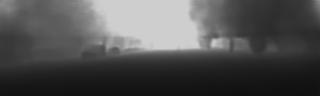
#> input picture examples/example_data/consistency/left/0000000000.jpg, 320 x 96 px, found by its file name
$ jupyter execute Demo_reconstruction_loss.ipynb   (shell and % lines are left out)
#> lines starting #> are read from the running program, lines starting #| are printed output that depends on the picture; long printed decimals are rounded
### src/loss_beta.py
import numpy as np
from numpy.linalg import multi_dot, inv

# [6 lines left out: function gt_loss, not called in this run]

class Reconstruction():
    def __init__(self, date, scaling=1):
        self.date = date
        self.scaling = scaling
        self.K2R2_K3 = None
        self.K3R3C3 = None
        self.K3R3_K2 = None
        self.K2R2C2 = None

        self._get_transformations()

    def _get_transformations(self):
        if self.date=='2011_09_26':
            self.K2 = np.array([[9.597910e+02, 0.000000e+00, 6.960217e+02],
                               [0.000000e+00, 9.569251e+02, 2.241806e+02],
                               [0.000000e+00, 0.000000e+00, 1.000000e+00]])
            self.K3 = np.array([[9.037596e+02, 0.000000e+00, 6.957519e+02],
                               [0.000000e+00, 9.019653e+02, 2.242509e+02],
                               [0.000000e+00, 0.000000e+00,1.000000e+00]])
            self.R2 = np.array([[ 9.999758e-01, -5.267463e-03, -4.552439e-03],
                                [ 5.251945e-03,  9.999804e-01, -3.413835e-03],
                                [ 4.570332e-03,  3.389843e-03,  9.999838e-01]])
            self.t2 = np.array([[ 5.956621e-02],
                                [ 2.900141e-04],
                                [ 2.577209e-03]])
            self.R3 = np.array([[ 9.995599e-01,  1.699522e-02, -2.431313e-02],
                                [-1.704422e-02,  9.998531e-01, -1.809756e-03],
                                [ 2.427880e-02,  2.223358e-03,  9.997028e-01]])
            self.t3 = np.array([[-4.731050e-01],
                                [ 5.551470e-03],
                                [-5.250882e-03]])

        elif self.date=='2011_09_28':
            self.K2 = np.array([[9.569475e+02, 0.000000e+00, 6.939767e+02],
                                [0.000000e+00, 9.522352e+02, 2.386081e+02],
                                [0.000000e+00, 0.000000e+00, 1.000000e+00]])
            self.K3 = np.array([[9.011007e+02, 0.000000e+00, 6.982947e+02],
                                [0.000000e+00, 8.970639e+02, 2.377447e+02],
                                [0.000000e+00, 0.000000e+00, 1.000000e+00]])
            self.R2 = np.array([[ 9.999838e-01, -5.012736e-03, -2.710741e-03],
                                [ 5.002007e-03,  9.999797e-01, -3.950381e-03],
                                [ 2.730489e-03,  3.936758e-03,  9.999885e-01]])
            self.t2 = np.array([[ 5.989688e-02],
                                [-1.367835e-03],
                                [ 4.637624e-03]])
            self.R3 = np.array([[ 9.995054e-01,  1.665288e-02, -2.667675e-02],
                                [-1.671777e-02,  9.998578e-01, -2.211228e-03],
                                [ 2.663614e-02,  2.656110e-03,  9.996417e-01]])
            self.t3 = np.array([[-4.756270e-01],
                                [ 5.296617e-03],
                                [-5.437198e-03]])

        elif self.date=='2011_09_29':
            self.K2 = np.array([[9.607501e+02, 0.000000e+00, 6.944288e+02],
                                [0.000000e+00, 9.570051e+02, 2.363374e+02],
                                [0.000000e+00, 0.000000e+00, 1.000000e+00]])
            self.K3 = np.array([[9.047872e+02, 0.000000e+00, 6.946163e+02],
                                [0.000000e+00, 9.017079e+02, 2.353088e+02],
                                [0.000000e+00, 0.000000e+00, 1.000000e+00]])
            self.R2 = np.array([[ 9.999807e-01, -5.053665e-03, -3.619905e-03],
                                [ 5.036396e-03,  9.999760e-01, -4.764072e-03],
                                [ 3.643894e-03,  4.745749e-03,  9.999821e-01]])
            self.t2 = np.array([[ 5.948968e-02],
                                [-8.603063e-04],
                                [ 2.662728e-03]])
            self.R3 = np.array([[ 9.995851e-01,  1.666283e-02, -2.349366e-02],
                                [-1.674297e-02,  9.998546e-01, -3.218496e-03],
                                [ 2.343662e-02,  3.610514e-03,  9.997188e-01]])
            self.t3 = np.array([[-4.732167e-01],
                                [ 5.830806e-03],
                                [-4.405247e-03]])

        elif self.date=='2011_09_30':
            self.K2 = np.array([[9.591977e+02, 0.000000e+00, 6.944383e+02],
                                [0.000000e+00, 9.529324e+02, 2.416793e+02],
                                [0.000000e+00, 0.000000e+00, 1.000000e+00]])
            self.K3 = np.array([[9.035972e+02, 0.000000e+00, 6.979803e+02],
                                [0.000000e+00, 8.979356e+02, 2.392935e+02],
                                [0.000000e+00, 0.000000e+00, 1.000000e+00]])
            self.R2 = np.array([[ 9.999805e-01, -4.971067e-03, -3.793081e-03],
                                [ 4.954076e-03,  9.999777e-01, -4.475856e-03],
                                [ 3.815246e-03,  4.456977e-03,  9.999828e-01]])
            self.t2 = np.array([[ 6.030222e-02],
                                [-1.293125e-03],
                                [ 5.900421e-03]])
            self.R3 = np.array([[ 9.994995e-01,  1.667420e-02, -2.688514e-02],
                                [-1.673122e-02,  9.998582e-01, -1.897204e-03],
                                [ 2.684969e-02,  2.346075e-03,  9.996367e-01]])
            self.t3 = np.array([[-4.747879e-01],
                                [ 5.631988e-03],
                                [-5.233709e-03]])

        elif self.date=='2011_10_03':
            self.K2 = np.array([[9.601149e+02, 0.000000e+00, 6.947923e+02],
                                [0.000000e+00, 9.548911e+02, 2.403547e+02],
                                [0.000000e+00, 0.000000e+00, 1.000000e+00]])
            self.K3 = np.array([[9.049931e+02, 0.000000e+00, 6.957698e+02],
                                [0.000000e+00, 9.004945e+02, 2.389820e+02],
                                [0.000000e+00, 0.000000e+00, 1.000000e+00]])
            self.R2 = np.array([[ 9.999788e-01, -5.008404e-03, -4.151018e-03],
                                [ 4.990516e-03,  9.999783e-01, -4.308488e-03],
                                [ 4.172506e-03,  4.287682e-03,  9.999821e-01]])
            self.t2 = np.array([[ 5.954406e-02],
                                [-7.675338e-04],
                                [ 3.582565e-03]])
            self.R3 = np.array([[ 9.995578e-01,  1.656369e-02, -2.469315e-02],
                                [-1.663353e-02,  9.998582e-01, -2.625576e-03],
                                [ 2.464616e-02,  3.035149e-03,  9.996916e-01]])
            self.t3 = np.array([[-4.738786e-01],
                                [ 5.991982e-03],
                                [-3.215069e-03]])

        #L2R
        dR = np.eye(3) #No rotation

        #Dollhouse scaling
        self.K3 = self.K3 * self.scaling
        self.K2 = self.K2 * self.scaling
        self.K3[2][2] = 1
        self.K2[2][2] = 1
        self.t2 = self.t2 * self.scaling
        self.t3 = self.t3 * self.scaling

        self.K3R3_K2 = multi_dot([self.K3, dR, inv(self.K2)])
        self.K3R3C3 = multi_dot([self.K3, dR, (self.t2 - self.t3)])

        #R2L
        self.K2R2_K3 = multi_dot([self.K2, dR, inv(self.K3)])
        self.K2R2C2 = multi_dot([self.K2, dR, (self.t3 - self.t2)])

    ######Numpy versions######

    def _remap(self, p2, Zw, direction):
        if direction == 'L2R':
            p3 = np.dot(self.K3R3_K2, Zw*p2) - self.K3R3C3
            return [int(p3[0] / p3[2]), int(p3[1] / p3[2])]
        elif direction == 'R2L':
            p3 = np.dot(self.K2R2_K3, Zw*p2) - self.K2R2C2
            return [int(p3[0] / p3[2]), int(p3[1] / p3[2])]

    def _reconstruct(self, depth_map, src_image, direction):

        canvas = np.zeros_like(src_image, dtype=np.uint8)
        if np.amax(src_image) <= 1.0:
            src_image = np.dot(src_image, 255).astype(int)

        for x in range(src_image.shape[1]): #width
            for y in range(src_image.shape[0]):
                p3_x, p3_y = self._remap(p2=np.array([[x], [y], [1]]),
                                         Zw = depth_map[y][x], direction=direction)
                if(0 <= p3_x < src_image.shape[1] and 0 <= p3_y < src_image.shape[0]):
                    canvas[p3_y][p3_x] = src_image[y][x]

        return canvas

    def _recon_loss(self, tar, syn):
        if np.amax(tar)<=1.0:
            tar = (np.dot(tar,255)) #Normalize [0.0, 1.0] --> [0, 255]
        tar = tar.astype(float)
        syn = syn.astype(float)

        dev = (tar - syn) / 255
        loss = np.sum(np.multiply(dev, dev)) / (tar.shape[0]*tar.shape[1])

        return round(loss, 6)

    #Public function
    def compute_loss(self, depth_map, src_image, tar_image, direction):

        syn_image = self._reconstruct(depth_map=depth_map, src_image=src_image, direction=direction)
        loss = self._recon_loss(tar=tar_image, syn=syn_image)

        return loss, syn_image


### Demo_reconstruction_loss.ipynb
[cell 1]
import numpy as np
import cv2
import matplotlib.pyplot as plt
import matplotlib.image as mpimg
import random
from numpy.linalg import multi_dot, inv

[cell 2]
left_view = mpimg.imread('/home/szuyu/workspace/mergedepth/data/left_imgs/2011_09_26_drive_0001_sync/0000000000.jpg')
#> left_view is the input picture: shape (96, 320); min 16, max 210, mean 80.9
right_view = mpimg.imread('/home/szuyu/workspace/mergedepth/data/right_imgs/2011_09_26_drive_0001_sync/0000000000.jpg')
#Sample depth map output from another repo
ref = mpimg.imread('/home/szuyu/workspace/semodepth/encode/2011_09_26_drive_0001/0000000000.jpg', 0)
#01,05,15,19,35
f, (ax1, ax2) = plt.subplots(1,2, figsize=(20,6))
ax1.set_title('Left view')
ax1.imshow(left_view)
ax2.set_title('Right view')
ax2.imshow(right_view)
plt.show()
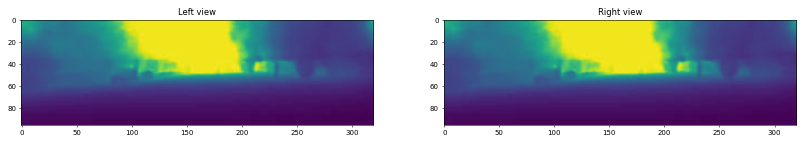
#> figure drawn by matplotlib, 2 panels

[cell 3]
ref = ref / 3 #reverse previous enhancement
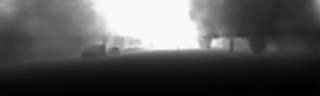
#> ref: shape (96, 320) float64; min 5.33, max 70, mean 27; drawn with min black and max white
ref = cv2.resize(ref, (left_view.shape[1], left_view.shape[0]))
rd = np.dot(np.random.rand(ref.shape[0], ref.shape[1]), np.amax(ref))
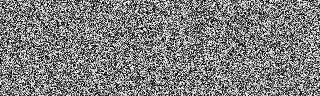
#> rd: shape (96, 320) float64; min 0.00507, max 70, mean 34.8; drawn with min black and max white
#rd = np.random.rand(ref.shape[0], ref.shape[1])
print(np.amax(rd), np.amin(rd))
#| 69.998 0.005071

f, (ax1, ax2) = plt.subplots(1,2, figsize=(20,6))
ax1.imshow(ref, cmap='gray')
ax1.set_title("Sample depth map")
ax2.imshow(rd, 'gray')
ax2.set_title("Randomly initialized depth map")
plt.show()
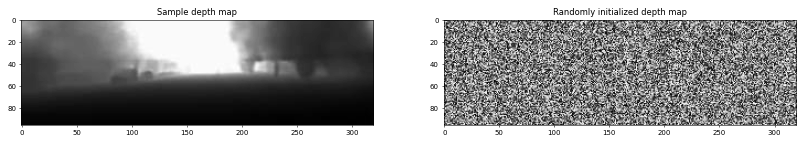
#> figure drawn by matplotlib, 2 panels

## Warping Function
$p_{3} = K_{3}R_{3}K_{2}^{-1}Z_{w}p_{2}-K_{3}R_{3}C_{3}$ <br/>
http://www.epixea.com/research/multi-view-coding-thesisch4.html <br/>

Annotations: <br/>
- 2: Original scene (left), 3: Warped / synthesized scene (target right)
- $p_{2}$: Source pixel position on original scene ($\mathbb{R}^{2}$)
- $p_{3}$: Warped pixel position on synthesized scene ($\mathbb{R}^{2}$)
- $Z_{w}$: Depth of point in real scene (Point $P_{w} = (X_{w}, Y_{w}, Z_{w})^{T} \in \mathbb{R}^{3}$)
- $K_{2}, K_{3}$: Intrinsic parameters ($\mathbb{R}_{3x3}$)
- $R_{3}$: Rotation matrix (related to camera position 1) ($\mathbb{R}_{3x3}$)
- $C_{3}$: Camera center potision (related to camera position 1) ($\mathbb{R}^{3}$)

https://github.com/yanii/kitti-pcl/blob/master/KITTI_README.TXT <br/>
The color and grayscale cameras are mounted close to each other (~6 cm), the baseline of both stereo rigs is approximately 54 cm. <br/>
The opening angle of the cameras (left-right) is approximately 90 degrees.

[cell 4]
class Reconstruction():
    def __init__(self, date):
        self.date = date
        self.K2R2_K3 = None
        self.K3R3C3 = None
        self.K3R3_K2 = None
        self.K2R2C2 = None

        self._get_transformations()

    def _get_transformations(self):
        if self.date=='2011_09_26':
            self.K2 = np.array([[9.597910e+02, 0.000000e+00, 6.960217e+02],
                               [0.000000e+00, 9.569251e+02, 2.241806e+02],
                               [0.000000e+00, 0.000000e+00, 1.000000e+00]])
            self.K3 = np.array([[9.037596e+02, 0.000000e+00, 6.957519e+02],
                               [0.000000e+00, 9.019653e+02, 2.242509e+02],
                               [0.000000e+00, 0.000000e+00,1.000000e+00]])
            self.R2 = np.array([[ 9.999758e-01, -5.267463e-03, -4.552439e-03],
                                [ 5.251945e-03,  9.999804e-01, -3.413835e-03],
                                [ 4.570332e-03,  3.389843e-03,  9.999838e-01]])
            self.t2 = np.array([[ 5.956621e-02],
                                [ 2.900141e-04],
                                [ 2.577209e-03]])
            self.R3 = np.array([[ 9.995599e-01,  1.699522e-02, -2.431313e-02],
                                [-1.704422e-02,  9.998531e-01, -1.809756e-03],
                                [ 2.427880e-02,  2.223358e-03,  9.997028e-01]])
            self.t3 = np.array([[-4.731050e-01],
                                [ 5.551470e-03],
                                [-5.250882e-03]])

        elif self.date=='2011_09_28':
            self.K2 = np.array([[9.569475e+02, 0.000000e+00, 6.939767e+02],
                                [0.000000e+00, 9.522352e+02, 2.386081e+02],
                                [0.000000e+00, 0.000000e+00, 1.000000e+00]])
            self.K3 = np.array([[9.011007e+02, 0.000000e+00, 6.982947e+02],
                                [0.000000e+00, 8.970639e+02, 2.377447e+02],
                                [0.000000e+00, 0.000000e+00, 1.000000e+00]])
            self.R2 = np.array([[ 9.999838e-01, -5.012736e-03, -2.710741e-03],
                                [ 5.002007e-03,  9.999797e-01, -3.950381e-03],
                                [ 2.730489e-03,  3.936758e-03,  9.999885e-01]])
            self.t2 = np.array([[ 5.989688e-02],
                                [-1.367835e-03],
                                [ 4.637624e-03]])
            self.R3 = np.array([[ 9.995054e-01,  1.665288e-02, -2.667675e-02],
                                [-1.671777e-02,  9.998578e-01, -2.211228e-03],
                                [ 2.663614e-02,  2.656110e-03,  9.996417e-01]])
            self.t3 = np.array([[-4.756270e-01],
                                [ 5.296617e-03],
                                [-5.437198e-03]])

        elif self.date=='2011_09_29':
            self.K2 = np.array([[9.607501e+02, 0.000000e+00, 6.944288e+02],
                                [0.000000e+00, 9.570051e+02, 2.363374e+02],
                                [0.000000e+00, 0.000000e+00, 1.000000e+00]])
            self.K3 = np.array([[9.047872e+02, 0.000000e+00, 6.946163e+02],
                                [0.000000e+00, 9.017079e+02, 2.353088e+02],
                                [0.000000e+00, 0.000000e+00, 1.000000e+00]])
            self.R2 = np.array([[ 9.999807e-01, -5.053665e-03, -3.619905e-03],
                                [ 5.036396e-03,  9.999760e-01, -4.764072e-03],
                                [ 3.643894e-03,  4.745749e-03,  9.999821e-01]])
            self.t2 = np.array([[ 5.948968e-02],
                                [-8.603063e-04],
                                [ 2.662728e-03]])
            self.R3 = np.array([[ 9.995851e-01,  1.666283e-02, -2.349366e-02],
                                [-1.674297e-02,  9.998546e-01, -3.218496e-03],
                                [ 2.343662e-02,  3.610514e-03,  9.997188e-01]])
            self.t3 = np.array([[-4.732167e-01],
                                [ 5.830806e-03],
                                [-4.405247e-03]])

        elif self.date=='2011_09_30':
            self.K2 = np.array([[9.591977e+02, 0.000000e+00, 6.944383e+02],
                                [0.000000e+00, 9.529324e+02, 2.416793e+02],
                                [0.000000e+00, 0.000000e+00, 1.000000e+00]])
            self.K3 = np.array([[9.035972e+02, 0.000000e+00, 6.979803e+02],
                                [0.000000e+00, 8.979356e+02, 2.392935e+02],
                                [0.000000e+00, 0.000000e+00, 1.000000e+00]])
            self.R2 = np.array([[ 9.999805e-01, -4.971067e-03, -3.793081e-03],
                                [ 4.954076e-03,  9.999777e-01, -4.475856e-03],
                                [ 3.815246e-03,  4.456977e-03,  9.999828e-01]])
            self.t2 = np.array([[ 6.030222e-02],
                                [-1.293125e-03],
                                [ 5.900421e-03]])
            self.R3 = np.array([[ 9.994995e-01,  1.667420e-02, -2.688514e-02],
                                [-1.673122e-02,  9.998582e-01, -1.897204e-03],
                                [ 2.684969e-02,  2.346075e-03,  9.996367e-01]])
            self.t3 = np.array([[-4.747879e-01],
                                [ 5.631988e-03],
                                [-5.233709e-03]])

        elif self.date=='2011_10_03':
            self.K2 = np.array([[9.601149e+02, 0.000000e+00, 6.947923e+02],
                                [0.000000e+00, 9.548911e+02, 2.403547e+02],
                                [0.000000e+00, 0.000000e+00, 1.000000e+00]])
            self.K3 = np.array([[9.049931e+02, 0.000000e+00, 6.957698e+02],
                                [0.000000e+00, 9.004945e+02, 2.389820e+02],
                                [0.000000e+00, 0.000000e+00, 1.000000e+00]])
            self.R2 = np.array([[ 9.999788e-01, -5.008404e-03, -4.151018e-03],
                                [ 4.990516e-03,  9.999783e-01, -4.308488e-03],
                                [ 4.172506e-03,  4.287682e-03,  9.999821e-01]])
            self.t2 = np.array([[ 5.954406e-02],
                                [-7.675338e-04],
                                [ 3.582565e-03]])
            self.R3 = np.array([[ 9.995578e-01,  1.656369e-02, -2.469315e-02],
                                [-1.663353e-02,  9.998582e-01, -2.625576e-03],
                                [ 2.464616e-02,  3.035149e-03,  9.996916e-01]])
            self.t3 = np.array([[-4.738786e-01],
                                [ 5.991982e-03],
                                [-3.215069e-03]])

        #L2R
        dR = np.eye(3) #No rotation
        self.K3R3_K2 = multi_dot([self.K3, dR, inv(self.K2)])
        self.K3R3C3 = multi_dot([self.K3, dR, (self.t2 - self.t3)])

        #R2L
        self.K2R2_K3 = multi_dot([self.K2, dR, inv(self.K3)])
        self.K2R2C2 = multi_dot([self.K2, dR, (self.t3 - self.t2)])

    def _remap(self, p2, Zw, direction):
        if direction == 'L2R':
            p3 = np.dot(self.K3R3_K2, Zw*p2) - self.K3R3C3
            return [int(p3[0] / p3[2]), int(p3[1] / p3[2])]
        elif direction == 'R2L':
            p3 = np.dot(self.K2R2_K3, Zw*p2) - self.K2R2C2
            return [int(p3[0] / p3[2]), int(p3[1] / p3[2])]

    def _reconstruct(self, depth_map, src_image, direction):

#> called with direction = 'L2R'
        canvas = np.zeros_like(src_image, dtype=np.uint8)
        if np.amax(src_image) <= 1.0:
            src_image = np.dot(src_image, 255).astype(int)

        for x in range(src_image.shape[1]): #width
            for y in range(src_image.shape[0]):
                p3_x, p3_y = self._remap(p2=np.array([[x], [y], [1]]),
                                         Zw = depth_map[y][x], direction=direction)
                if(0 <= p3_x < src_image.shape[1] and 0 <= p3_y < src_image.shape[0]):
                    canvas[p3_y][p3_x] = src_image[y][x]
#> this loop made 320 passes
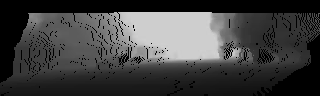
#> canvas: shape (96, 320); min 0, max 210, mean 65

        return canvas

    def _recon_loss(self, tar, syn):
        loss = 0
        pt = 0

        if np.amax(tar)<=1.0:
            tar = (np.dot(tar,255)) #Normalize [0.0, 1.0] --> [0, 255]

        tar = tar.astype(float)
        syn = syn.astype(float)

        dev = np.multiply((tar - syn), tar.astype(bool)) / 255
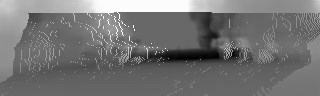
#> dev: shape (96, 320) float64; min -0.569, max 0.82, mean 0.0625; drawn with min black and max white
        loss = np.sum(np.multiply(dev, dev))/ np.sum(tar.astype(bool))
        #dev = (tar - syn) / 255
        #loss = np.sum(np.multiply(dev, dev)) / (tar.shape[0]*tar.shape[1])

        return round(loss, 4)

    #Public function
    def compute_loss(self, depth_map, src_image, tar_image, direction):

        syn_image = self._reconstruct(depth_map=depth_map, src_image=src_image, direction=direction)
        loss = self._recon_loss(tar=tar_image, syn=syn_image)
        return loss, syn_image

[cell 5]
recon = [Reconstruction(date='2011_09_26'), Reconstruction(date='2011_09_28'),
         Reconstruction(date='2011_09_29'), Reconstruction(date='2011_09_30'),
         Reconstruction(date='2011_10_03')]

[cell 6]
loss1, synthesized1 = recon[0].compute_loss(ref, left_view, right_view, 'L2R')
loss2, synthesized2 = recon[0].compute_loss(rd, left_view, right_view, 'L2R')
#> call 2 of _reconstruct, with direction = 'L2R'
#> after the loop in _reconstruct (call 2), `for x in range(src_image.shape[1]):`:
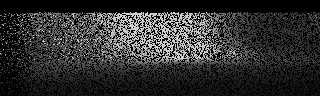
#> canvas: shape (96, 320); min 0, max 210, mean 46
#> in _recon_loss (call 2), `dev = np.multiply((tar - syn), tar.astype(bool)) / 255`:
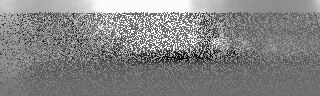
#> dev: shape (96, 320) float64; min -0.6, max 0.82, mean 0.137; drawn with min black and max white
print(loss1, loss2) #1381.1503 2374.9963
#| 0.0582 0.0918

[cell 7]
f, (ax1, ax2, ax3) = plt.subplots(3,1, figsize = (18,12))
ax1.set_title('Right view')
ax1.imshow(right_view)
ax2.set_title('Good synthesized')
ax2.imshow(synthesized1)
ax3.set_title('Poor synthesized')
ax3.imshow(synthesized2)
plt.show()

[cell 8]
from src.loss_beta import *
recon_import = [Reconstruction(date='2011_09_26'), Reconstruction(date='2011_09_28'),
                Reconstruction(date='2011_09_29'), Reconstruction(date='2011_09_30'),
                Reconstruction(date='2011_10_03')]

[cell 9]
loss1, synthesized1 = recon_import[0].compute_loss(ref, left_view, right_view, 'L2R')
loss2, synthesized2 = recon_import[0].compute_loss(rd, left_view, right_view, 'L2R')
print(loss1, loss2) #4146.5639 7078.1797 #1381.1503 2378.0211
#| 0.05819 0.09179
